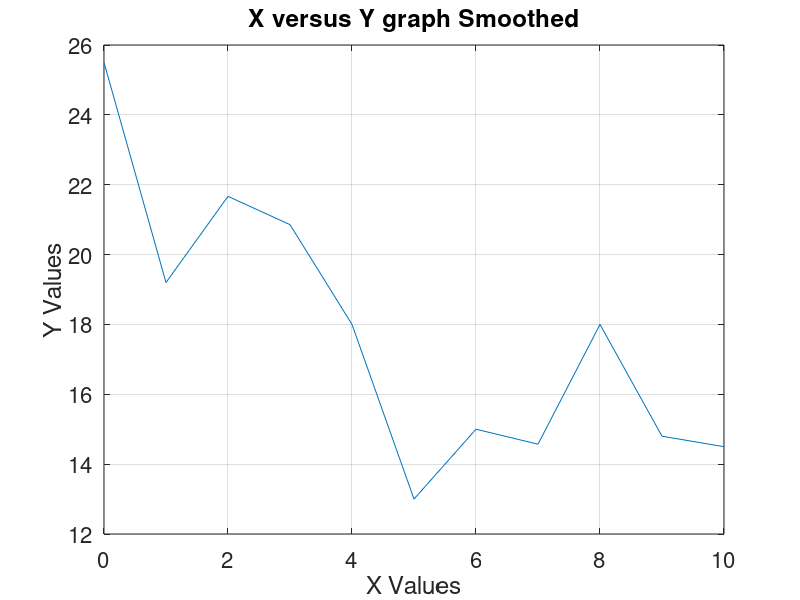

MATLAB code to generate this figure:
%read csv to get salted data
data = csvread('OctaveSalter.csv');

%extract x and y values
x = data(:,1);
y = data(:,2);

%creates the window for smoothing
window = 3;

%smoothes data
smoothed_y = zeros(size(y));
for i = 1:length(y)
    start_index = max(i - window, 1);
    end_index = min(i + window, length(y));
    smoothed_y(i) = mean(y(start_index:end_index));
end

plot(x,smoothed_y)

%labels for graph
title('X versus Y graph Smoothed')
set(gca, 'fontsize', 16)
xlabel('X Values')
ylabel('Y Values')

%adds a grid to the graph
grid on

smoothed_data = [x, smoothed_y];
csvwrite('OctaveSmoother.csv', smoothed_data);